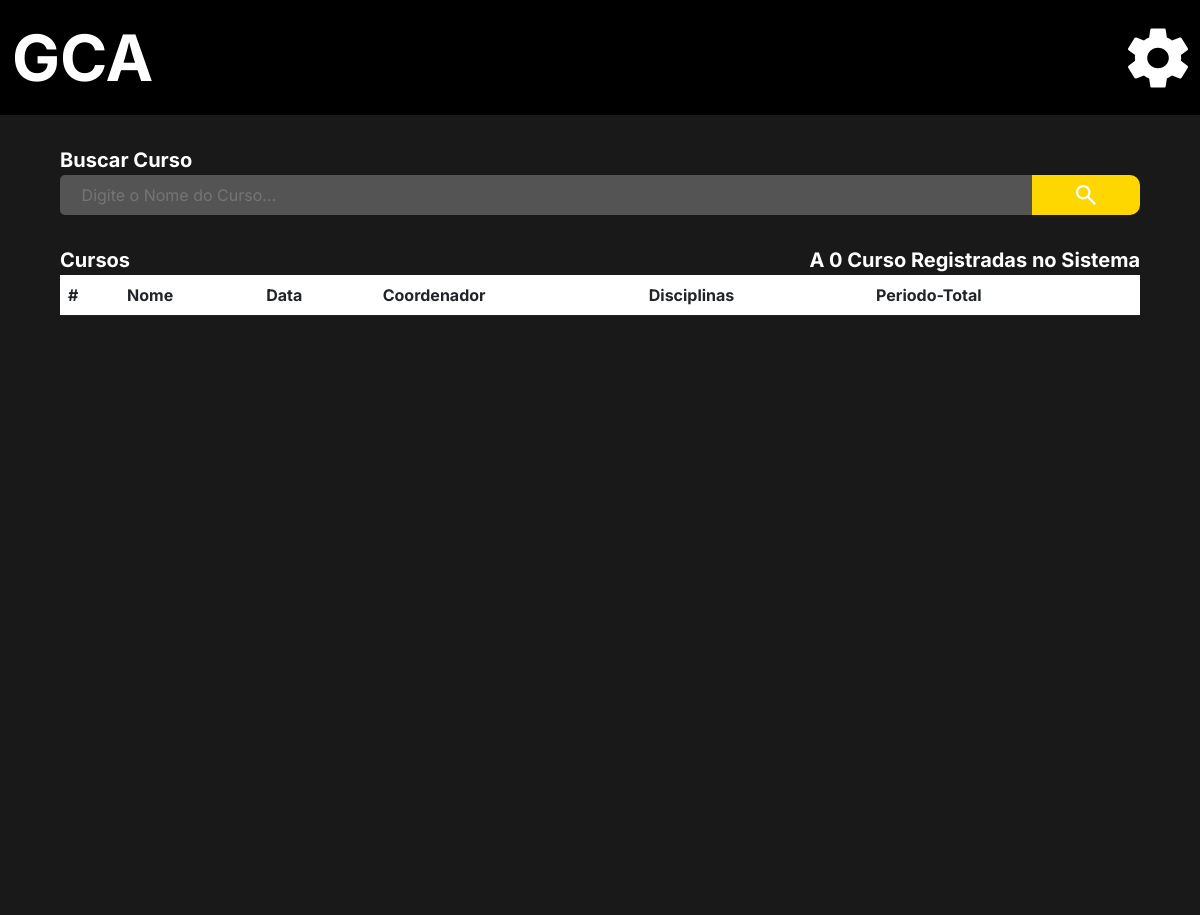
/adm/list_courses/, run on an earlier commit of the app's database.
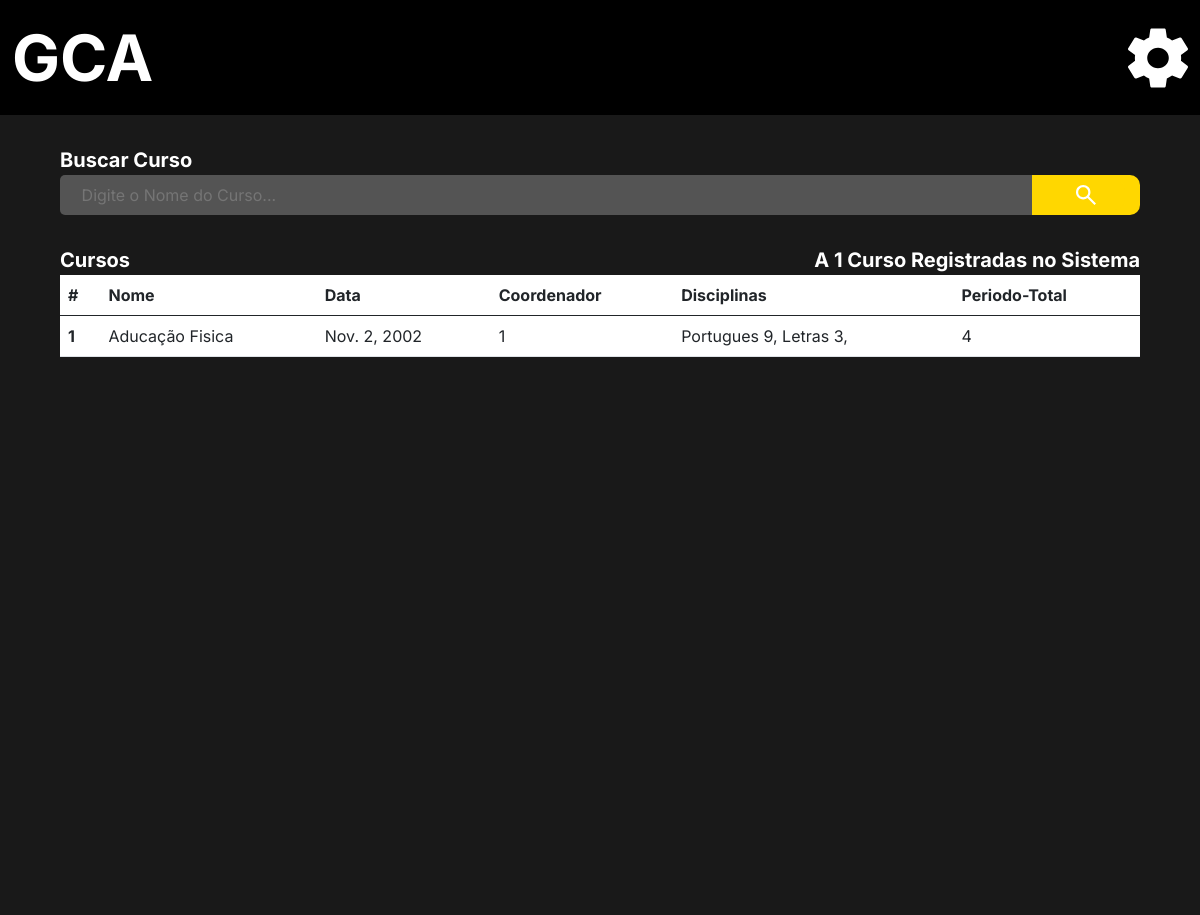
And on a later commit of the database.
### administrador/models.py (models this page shows, shortened)
class Curso (models.Model):
    nome = models.CharField(("Nome do Curso"), max_length=150, null=False, blank=False)
    ano = models.DateField("Ano")
    periodos =  models.IntegerField(('Total de peridodos'), null=False, blank=False)
    disciplina = models.ManyToManyField("administrador.Disciplina", verbose_name=("Disciplinas"),blank=False)
    coordenador = models.ForeignKey(User, verbose_name=("Coordenador"), on_delete=models.SET_NULL, null=True)
    verbose_name = 'Curso'
    verbose_name_plural = 'Cursos'

class Disciplina (models.Model):
    OPTATIVA = (
        ("S", "Sim"),
        ("N", "Não"),
    )
    nome = models.CharField(("Nome da Disciplina"), max_length=150, null=False)
    perido = models.IntegerField(("Periodo da disciplina"))
    carga_horaria = models.IntegerField(("Carga Horaria"))
    optativa = models.CharField(("Opitativa"), choices=OPTATIVA, blank=False, null=False,max_length=20)
    dependencia = models.ManyToManyField("self", verbose_name=("Dependencias"), blank=True, default='Sem Dependencia')
    verbose_name = 'Disciplina'
    verbose_name_plural = 'Disciplinas'
    def __str__(self):
        return self.nome +' '+ str(self.perido)

### Users/models.py (models this page shows)
class CustomUser(AbstractUser):
    image = models.ImageField(upload_to='Media', blank=True, null=False, default='Media/no_image_dafaut.jpg')
    matricula = models.CharField("Matricula", max_length=150, unique=True)
    username = models.CharField(("Nome"), max_length=50, unique=False, primary_key=None)
    email = models.EmailField("E-mail", unique=True)
    cpf = models.CharField("CPF", max_length=14, unique=True)
    phone = models.CharField("Telefone", max_length=15, blank=True, null=True)
    data_de_nascimento = models.DateField('Data de Nascimento', blank=True, null=True)
    curso_relacao = models.ForeignKey("administrador.Curso", verbose_name=("Curso"), blank=True, null=True,on_delete=models.SET_NULL)
    disciplina_relacao = models.ManyToManyField("administrador.Disciplina", verbose_name=("Disciplina"), blank=True)
    is_staff = models.BooleanField('Membro da equipe', default=True)
    USERNAME_FIELD = 'matricula'
    REQUIRED_FIELDS = ['username' , 'email' ,'cpf', 'phone']
    def __str__(self):
        return self.username
    objects = UserManager()

### administrador/views.py (the view)
# urls.py: path('adm/list_courses/',  lista_cursos, name = 'lista_cursos'),
def lista_cursos(request):
    lista_de_cursos = Curso.objects.all()
    len_cursos = len(Curso.objects.all())
    return render(request, 'curso_list.html', {'curso' : lista_de_cursos,
                                               'len': len_cursos})

### administrador/templates/curso_list.html (shortened to what this page needs)
{% extends 'base.html' %}
{% load static %}
{% block import_title_css %}
    <link href="https://cdn.jsdelivr.net/npm/bootstrap@5.0.2/dist/css/bootstrap.min.css" rel="stylesheet">
    <link rel="stylesheet" href="{% static 'css/lista_cursos.css' %}">
{% endblock %}
{% block main %}
<div class="main">
    <div class="search_box">
        <form action=""  method="post">
            <div>
                <label for="search_box">Buscar Curso</label>
            </div>
            <div class="search_bar">
                <input type="text" id="search_box" name="search_box" placeholder="Digite o Nome do Curso...">
                <button class="enviar_botao" type="submit">
                    <img class="lupa" src="{% static 'icons/search_thing.svg' %}" alt="">
                </button>
            </div>
        </form>
    </div>
    <div class="center">
        <div class="two_lables">
            <div>
                <p class="label_title">Cursos</p>
                {% if len > 1 %}
                    <p class="label_title">A {{ len }} Cursos Registradas no Sistema</p>
                {%else  %}
                    <p class="label_title">A {{ len }} Curso Registradas no Sistema</p>
                {% endif %}
            </div>
        </div>
    </div>
    <div class="center_2">
        <div class="list">
            <table class="table">
                <thead>
                  <tr>
                    <th scope="col">#</th>
                    <th scope="col">Nome</th>
                    <th scope="col">Data</th>
                    <th scope="col">Coordenador</th>
                    <th scope="col">Disciplinas</th>
                    <th scope="col">Periodo-Total</th>
                  </tr>
                </thead>
                <tbody>
                    {% for dados in curso %}
                        <tr>
                            <th scope="row"> {{dados.id}} </th>
                            <td>{{dados.nome}}</td>
                            <td>{{dados.ano}}</td>
                            <td>{{dados.coordenador}}</td>
                            <td>
                                {% for disciplina in dados.disciplina.all %}
                                    {{disciplina}},
                                {% endfor %}
                            </td>
                            <td>{{dados.periodos}}</td>
                        </tr>
                    {% endfor %}
                </tbody>
              </table>
        </div>
    </div>
</div>
{% endblock %}

What changed in the data, as far as the page shows it:
added Curso: id "1", nome "Aducação Fisica", ano "Nov. 2, 2002", coordenador "1", periodos "4"
now on this page (row edited): Disciplina: nome+perido "Portugues 9"
now on this page (row edited): Disciplina: nome+perido "Letras 3"
Also different on the page:
{{ len }}: "0" → "1"
